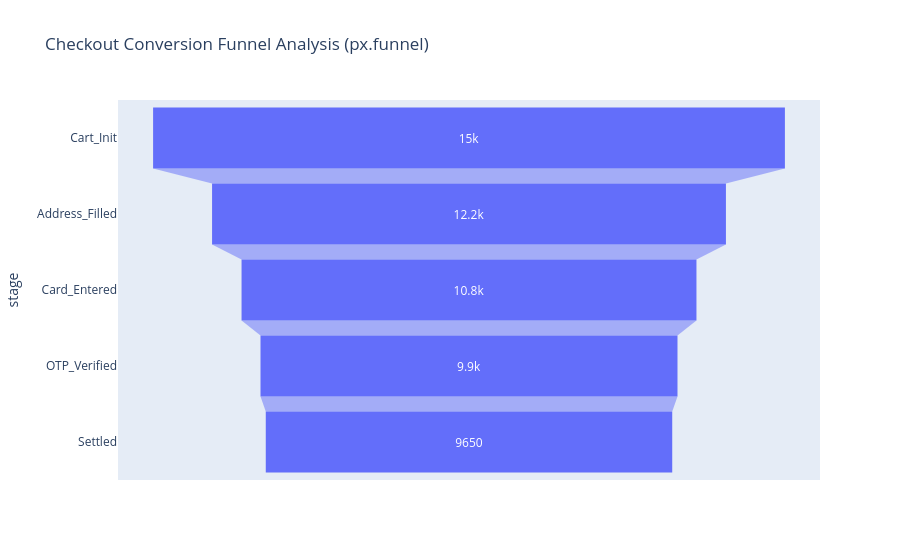

This figure's notebook cell:
### Markdown cell above
### Conversion Funnels: `px.funnel()`
**Explanation**: Visualizes user transaction conversion and checkout drop-off stages.

**Syntax**: `px.funnel(df, x='volume', y='stage')`

### Code cell
funnel_df = pd.DataFrame({
    'stage': ['Cart_Init', 'Address_Filled', 'Card_Entered', 'OTP_Verified', 'Settled'],
    'users': [15000, 12200, 10800, 9900, 9650]
})
fig = px.funnel(funnel_df, x='users', y='stage', title='Checkout Conversion Funnel Analysis (px.funnel)')
fig.show()
print('px.funnel checkout conversion visual ready.')

### Figure 1 — Plotly figure (JSON) as saved in the notebook; plotly's stock layout.template omitted (floating-point values rounded to 4 significant figures)
{"data": [{"hovertemplate": "users=%{x}<br>stage=%{y}<extra></extra>", "legendgroup": "", "marker": {"color": "#636efa"}, "name": "", "orientation": "h", "showlegend": false, "x": [15000, 12200, 10800, 9900, 9650], "xaxis": "x", "y": ["Cart_Init", "Address_Filled", "Card_Entered", "OTP_Verified", "Settled"], "yaxis": "y", "type": "funnel"}], "layout": {"xaxis": {"anchor": "y", "domain": [0.0, 1.0], "title": {"text": "users"}}, "yaxis": {"anchor": "x", "domain": [0.0, 1.0], "title": {"text": "stage"}}, "legend": {"tracegroupgap": 0}, "title": {"text": "Checkout Conversion Funnel Analysis (px.funnel)"}}}
